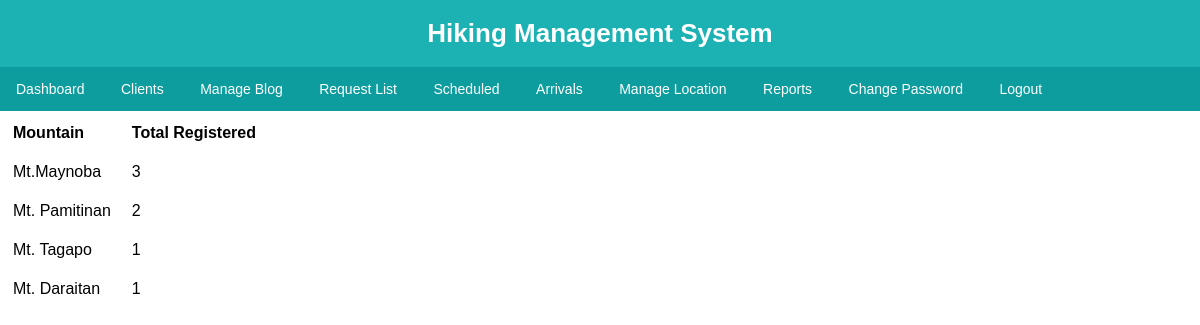
Page /mountainReports.php (signed in) on the committed database.
### tables this page shows
CREATE TABLE IF NOT EXISTS `register` (
`id` int(11) NOT NULL,
  `setspot_id` int(11) NOT NULL,
  `datenow` datetime NOT NULL,
  `user_id` int(11) NOT NULL,
  `date` date NOT NULL,
  `days` int(100) NOT NULL,
  `startTime` time NOT NULL,
  `until` time NOT NULL,
  `status` varchar(100) NOT NULL,
  `dateConfirmed` date NOT NULL,
  `done` varchar(100) NOT NULL,
  `arriveDate` date NOT NULL,
  `arrive` date NOT NULL,
  `arriveTime` time NOT NULL,
  `arriveStatus` varchar(100) NOT NULL,
  `groupTime` time NOT NULL,
  `groupDate` date NOT NULL,
  `tourguide` varchar(100) NOT NULL,
  `guide` varchar(100) NOT NULL
);

CREATE TABLE IF NOT EXISTS `setspot` (
`id` int(10) NOT NULL,
  `mountain_name` varchar(50) NOT NULL,
  `address` varchar(100) NOT NULL,
  `level` int(10) NOT NULL,
  `altitude` float NOT NULL,
  `requirements` varchar(500) NOT NULL,
  `photo` blob NOT NULL,
  `description` varchar(2000) NOT NULL,
  `slot` int(100) NOT NULL,
  `map` text NOT NULL,
  `equipment` varchar(1000) NOT NULL,
  `direction` varchar(2000) NOT NULL
);

### mountainReports.php (the view, shortened to what this page needs)
<?php
	include 'connect.php';
	include 'loggedheader.php';
	include 'loginchecker/adminMenu.php';
	$query="SELECT *,  COUNT(*) as total FROM register LEFT JOIN setspot ON register.setspot_id = setspot.id GROUP By mountain_name ORDER BY total desc";
			$result=mysqli_query($con,$query);
			if($result){
				echo '<table align="left"
						cellspacing="5" cellpadding="8">
						<tr>
						<td align="left"><b>Mountain</b></td>
						<td align="left"><b>Total Registered</b></td>
						</tr>';
				while($row = mysqli_fetch_array($result)){
					echo '<tr>
						<td align="left">' . $row['mountain_name'] . '</td>
						<td align="left">' . $row['total'] . '</td>
						</tr>';
				}
				echo '</table>';
			}
	?>

### css/styles.css (style rules this page uses)
* { -webkit-font-smoothing: antialiased; font-family: 'Arial', sans-serif !important; margin: 0px; }
body { overflow-y: scroll; }

### rows in the picture
register: setspot.mountain_name "Mt.Maynoba", total "3"
register: setspot.mountain_name "Mt. Pamitinan", total "2"
register: setspot.mountain_name "Mt. Tagapo", total "1"
register: setspot.mountain_name "Mt. Daraitan", total "1"
